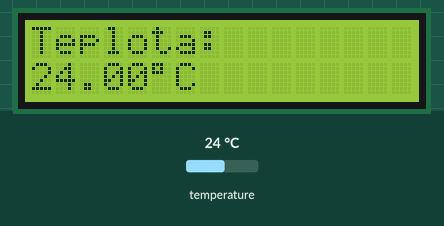
A sketch run on a simulated Arduino Uno, built with avr-gcc and run on an emulated ATmega328P. On the bench: 16×2 character LCD. The inputs (shaded band) are chosen by the test bench; at power-on: temperature 24 °C. What the sketch prints to the serial monitor is not drawn.

Above: at 1.2 s.
1.3 s: temperature set to 12 °C
At 3.4 s:
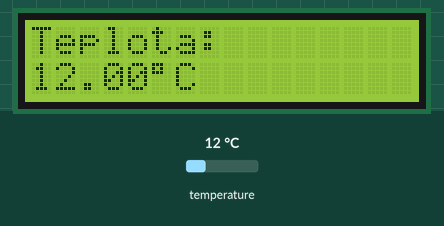
4.1 s: temperature set to 19 °C
At 4.9 s:
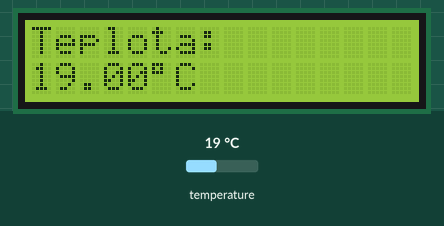
6.6 s: temperature set to 28 °C
At 8.9 s:
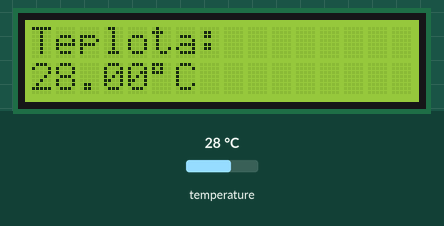
Timing chart, 0 to 10.4 s (numbered marks = the images above; inputs shaded):
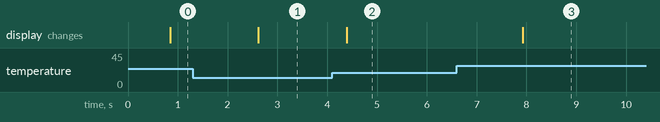

Measured:
- after the input at 1.3 s, the display: changes after 1.3 s (image 1)
- after the input at 4.1 s, the display: changes after 0.29 s (image 2)
- after the input at 6.6 s, the display: changes after 1.3 s (image 3)

The sketch:

check_temperature.ino
```cpp
// https://lastminuteengineers.com/ds18b20-arduino-tutorial/

#include <LiquidCrystal.h>
#include <OneWire.h>
#include <DallasTemperature.h>

#define TEMP_BUS 2

OneWire oneWire(TEMP_BUS);
DallasTemperature tempSensor(&oneWire);

LiquidCrystal lcd(8,9,4,5,6,7);

void setup() {
  Serial.begin(9600);
  Serial.println(F("Start!"));

  tempSensor.begin();

  lcd.begin(16, 2);
  lcd.clear();
  lcd.setCursor(0,0);
  lcd.print(F("Teplomer"));
}

void loop(void)
{
  tempSensor.requestTemperatures();

  lcd.clear();

  lcd.setCursor(0,0);
  lcd.print(F("Teplota:"));

  lcd.setCursor(0,1);
  lcd.print(tempSensor.getTempCByIndex(0));
  lcd.print((char)223);
  lcd.print(F("C"));

  delay(1000);
}
```
